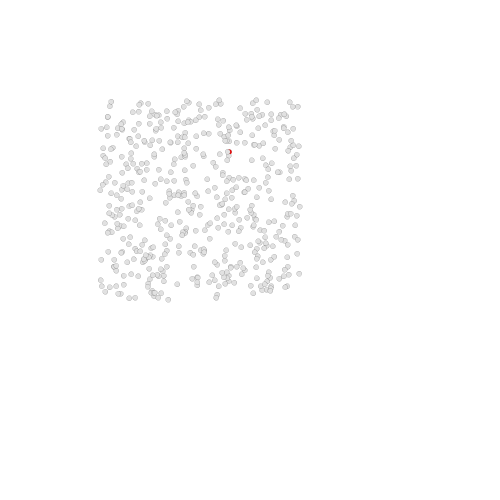
Frame 1 (no input)
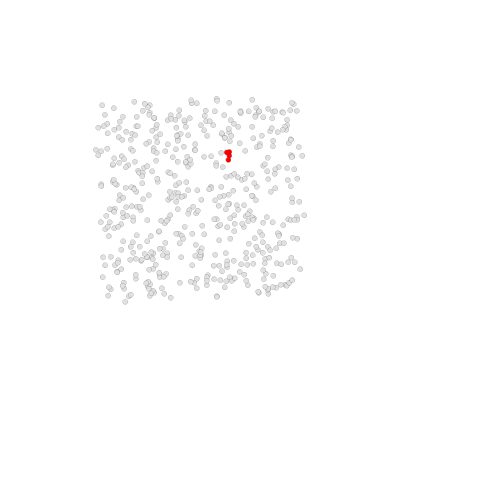
Frame 60 (the mouse pressed at the canvas centre just before this capture)
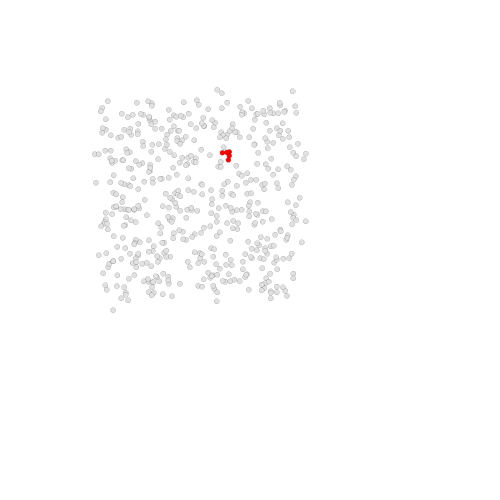
Frame 120 (the mouse held since frame 60 and released just before this capture)

The Processing sketch that drew these frames (run headless with seeded random() and noise(); from frame 60 on, the mouse is pressed at the canvas centre):

// Processing sketch: processing_118008
// ── processing_118008.pde

//changing the number of the cells you can change the density 
Cell[]myCells= new Cell[500];


void setup() {
  size(500, 500);
  for (int i=0; i <myCells.length; i++) {
    myCells[i]=new Cell();
  }
  myCells[0].isseed=true;
}


void draw () {
   background(255);
  for (int i=0; i<myCells.length;i++) {
     myCells[i].display();
    myCells[i].update();
  }
  for (int i=0; i<myCells.length; i++) {
    if (myCells[i].isseed== false) {
      for (int j=0; j<myCells.length; j++) {
        if (myCells[j].isseed==true) {
          float d;
          d= PVector.dist(myCells[i].location, myCells[j].location);
          if (d<5) {
            myCells[i].isseed=true;
            //strokeWeight(random(1,10));
           // stroke(random(0,255),random(0,255),random(0,255));
            //line(myCells[i].location.x, myCells[i].location.y, myCells[j].location.x, myCells[j].location.y);
          }
        }
      }
    }
  }
}

class Cell {
  PVector location= new PVector(); //creating vectors
  PVector velocity=new PVector();
  float dia;
  boolean isseed;
  float cellred, cellgreen, cellblue;
  float lineweight;

  Cell() {
    //changing the initial location of each cell we
    //we change the density
    location = new PVector(random(100,300), random(100,300)); 
    dia=5;
    isseed=false;
    cellred=225;
    cellblue=225;
    cellgreen=225;
    lineweight=0.1;
  }

  void display() {
    strokeWeight(lineweight);
    if (isseed==true) {
      fill(255, 0, 0);
    }
    if (isseed==false) {
      fill(cellred, cellgreen, cellblue);
    }

    ellipse(location.x, location.y, dia, dia);
  }
  void update() {
    if (isseed==false) {
      velocity = new PVector(random(-1, 1), random(-1, 1));
      location.add(velocity);
    }
  }
}
